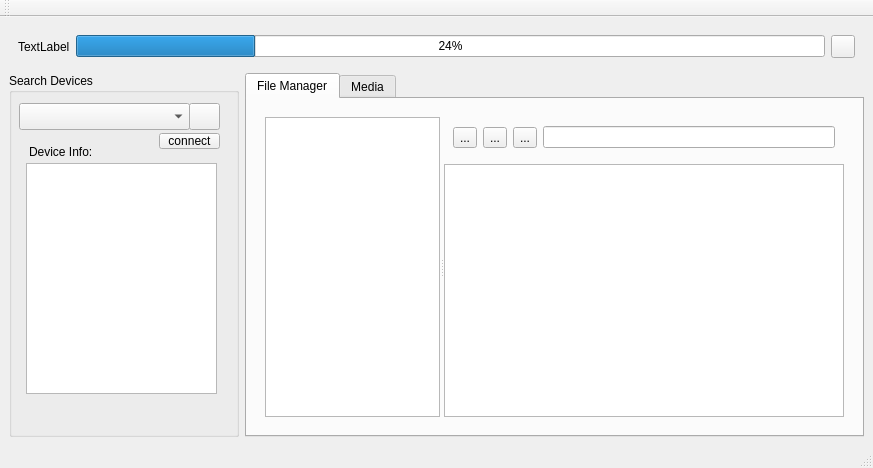
<?xml version="1.0" encoding="UTF-8"?>
<ui version="4.0">
 <class>MainWindow</class>
 <widget class="QMainWindow" name="MainWindow">
  <property name="geometry">
   <rect>
    <x>0</x>
    <y>0</y>
    <width>873</width>
    <height>468</height>
   </rect>
  </property>
  <property name="sizePolicy">
   <sizepolicy hsizetype="Expanding" vsizetype="Expanding">
    <horstretch>1</horstretch>
    <verstretch>1</verstretch>
   </sizepolicy>
  </property>
  <property name="sizeIncrement">
   <size>
    <width>2</width>
    <height>2</height>
   </size>
  </property>
  <property name="baseSize">
   <size>
    <width>2</width>
    <height>2</height>
   </size>
  </property>
  <property name="windowTitle">
   <string>MTP Manager</string>
  </property>
  <widget class="QWidget" name="centralwidget">
   <property name="sizePolicy">
    <sizepolicy hsizetype="Fixed" vsizetype="Fixed">
     <horstretch>0</horstretch>
     <verstretch>0</verstretch>
    </sizepolicy>
   </property>
   <layout class="QVBoxLayout" name="verticalLayout_2">
    <item>
     <widget class="QWidget" name="progresswidget" native="true">
      <property name="minimumSize">
       <size>
        <width>855</width>
        <height>27</height>
       </size>
      </property>
      <layout class="QHBoxLayout" name="progressbar">
       <item>
        <widget class="QLabel" name="operation">
         <property name="text">
          <string>TextLabel</string>
         </property>
        </widget>
       </item>
       <item>
        <widget class="QProgressBar" name="progressBar">
         <property name="value">
          <number>24</number>
         </property>
        </widget>
       </item>
       <item>
        <widget class="QToolButton" name="cancel_operation">
         <property name="text">
          <string/>
         </property>
        </widget>
       </item>
      </layout>
     </widget>
    </item>
    <item>
     <layout class="QHBoxLayout" name="horizontalLayout">
      <item>
       <widget class="QGroupBox" name="groupBox">
        <property name="minimumSize">
         <size>
          <width>230</width>
          <height>320</height>
         </size>
        </property>
        <property name="title">
         <string>Search Devices</string>
        </property>
        <widget class="QTreeView" name="devinfo">
         <property name="geometry">
          <rect>
           <x>17</x>
           <y>90</y>
           <width>191</width>
           <height>231</height>
          </rect>
         </property>
         <property name="contextMenuPolicy">
          <enum>Qt::ActionsContextMenu</enum>
         </property>
         <property name="selectionMode">
          <enum>QAbstractItemView::NoSelection</enum>
         </property>
         <attribute name="headerVisible">
          <bool>false</bool>
         </attribute>
        </widget>
        <widget class="QLabel" name="label">
         <property name="geometry">
          <rect>
           <x>20</x>
           <y>70</y>
           <width>78</width>
           <height>17</height>
          </rect>
         </property>
         <property name="text">
          <string>Device Info:</string>
         </property>
        </widget>
        <widget class="QPushButton" name="connect">
         <property name="geometry">
          <rect>
           <x>150</x>
           <y>60</y>
           <width>61</width>
           <height>16</height>
          </rect>
         </property>
         <property name="text">
          <string>connect</string>
         </property>
        </widget>
        <widget class="QPushButton" name="refresh">
         <property name="geometry">
          <rect>
           <x>180</x>
           <y>30</y>
           <width>31</width>
           <height>27</height>
          </rect>
         </property>
        </widget>
        <widget class="QComboBox" name="DevicesList">
         <property name="geometry">
          <rect>
           <x>10</x>
           <y>30</y>
           <width>171</width>
           <height>27</height>
          </rect>
         </property>
        </widget>
       </widget>
      </item>
      <item>
       <widget class="QTabWidget" name="devicetabs">
        <property name="sizePolicy">
         <sizepolicy hsizetype="Expanding" vsizetype="Expanding">
          <horstretch>0</horstretch>
          <verstretch>0</verstretch>
         </sizepolicy>
        </property>
        <property name="currentIndex">
         <number>0</number>
        </property>
        <widget class="QWidget" name="foldervt">
         <attribute name="title">
          <string>File Manager</string>
         </attribute>
         <layout class="QVBoxLayout" name="verticalLayout_3">
          <item>
           <widget class="QWidget" name="widget" native="true">
            <layout class="QHBoxLayout" name="horizontalLayout_2">
             <item>
              <widget class="QSplitter" name="splitter">
               <property name="enabled">
                <bool>true</bool>
               </property>
               <property name="sizePolicy">
                <sizepolicy hsizetype="Expanding" vsizetype="Expanding">
                 <horstretch>0</horstretch>
                 <verstretch>0</verstretch>
                </sizepolicy>
               </property>
               <property name="orientation">
                <enum>Qt::Horizontal</enum>
               </property>
               <widget class="QTreeView" name="devfilestree">
                <property name="sizePolicy">
                 <sizepolicy hsizetype="Fixed" vsizetype="Fixed">
                  <horstretch>0</horstretch>
                  <verstretch>0</verstretch>
                 </sizepolicy>
                </property>
                <property name="minimumSize">
                 <size>
                  <width>100</width>
                  <height>261</height>
                 </size>
                </property>
                <property name="editTriggers">
                 <set>QAbstractItemView::EditKeyPressed|QAbstractItemView::SelectedClicked</set>
                </property>
                <property name="dragEnabled">
                 <bool>true</bool>
                </property>
                <property name="dragDropOverwriteMode">
                 <bool>true</bool>
                </property>
                <property name="dragDropMode">
                 <enum>QAbstractItemView::DragDrop</enum>
                </property>
                <property name="iconSize">
                 <size>
                  <width>16</width>
                  <height>16</height>
                 </size>
                </property>
                <property name="sortingEnabled">
                 <bool>true</bool>
                </property>
               </widget>
               <widget class="QWidget" name="widget_2" native="true">
                <property name="sizePolicy">
                 <sizepolicy hsizetype="Expanding" vsizetype="Expanding">
                  <horstretch>0</horstretch>
                  <verstretch>0</verstretch>
                 </sizepolicy>
                </property>
                <property name="minimumSize">
                 <size>
                  <width>400</width>
                  <height>262</height>
                 </size>
                </property>
                <layout class="QVBoxLayout" name="verticalLayout">
                 <property name="margin">
                  <number>0</number>
                 </property>
                 <item>
                  <widget class="QWidget" name="widget" native="true">
                   <property name="minimumSize">
                    <size>
                     <width>301</width>
                     <height>41</height>
                    </size>
                   </property>
                   <layout class="QHBoxLayout" name="horizontalLayout_3">
                    <item>
                     <widget class="QToolButton" name="adress_back">
                      <property name="text">
                       <string>...</string>
                      </property>
                     </widget>
                    </item>
                    <item>
                     <widget class="QToolButton" name="adress_parent">
                      <property name="text">
                       <string>...</string>
                      </property>
                     </widget>
                    </item>
                    <item>
                     <widget class="QToolButton" name="adress_refresh">
                      <property name="text">
                       <string>...</string>
                      </property>
                     </widget>
                    </item>
                    <item>
                     <widget class="QLineEdit" name="adressline"/>
                    </item>
                   </layout>
                  </widget>
                 </item>
                 <item>
                  <widget class="DevFilesView" name="devfilesview">
                   <property name="minimumSize">
                    <size>
                     <width>301</width>
                     <height>211</height>
                    </size>
                   </property>
                   <property name="contextMenuPolicy">
                    <enum>Qt::CustomContextMenu</enum>
                   </property>
                   <property name="acceptDrops">
                    <bool>true</bool>
                   </property>
                   <property name="editTriggers">
                    <set>QAbstractItemView::EditKeyPressed|QAbstractItemView::SelectedClicked</set>
                   </property>
                   <property name="dragDropOverwriteMode">
                    <bool>true</bool>
                   </property>
                   <property name="dragDropMode">
                    <enum>QAbstractItemView::DragDrop</enum>
                   </property>
                   <property name="defaultDropAction">
                    <enum>Qt::CopyAction</enum>
                   </property>
                  </widget>
                 </item>
                </layout>
               </widget>
              </widget>
             </item>
            </layout>
           </widget>
          </item>
         </layout>
        </widget>
        <widget class="QWidget" name="mediavt">
         <attribute name="title">
          <string>Media</string>
         </attribute>
        </widget>
       </widget>
      </item>
     </layout>
    </item>
   </layout>
  </widget>
  <widget class="QMenuBar" name="menubar">
   <property name="geometry">
    <rect>
     <x>0</x>
     <y>0</y>
     <width>873</width>
     <height>25</height>
    </rect>
   </property>
  </widget>
  <widget class="QStatusBar" name="statusbar"/>
  <widget class="QToolBar" name="toolBar">
   <property name="windowTitle">
    <string>toolBar</string>
   </property>
   <attribute name="toolBarArea">
    <enum>TopToolBarArea</enum>
   </attribute>
   <attribute name="toolBarBreak">
    <bool>false</bool>
   </attribute>
  </widget>
 </widget>
 <customwidgets>
  <customwidget>
   <class>DevFilesView</class>
   <extends>QTreeView</extends>
   <header>devfilesview.h</header>
  </customwidget>
 </customwidgets>
 <resources/>
 <connections/>
</ui>
